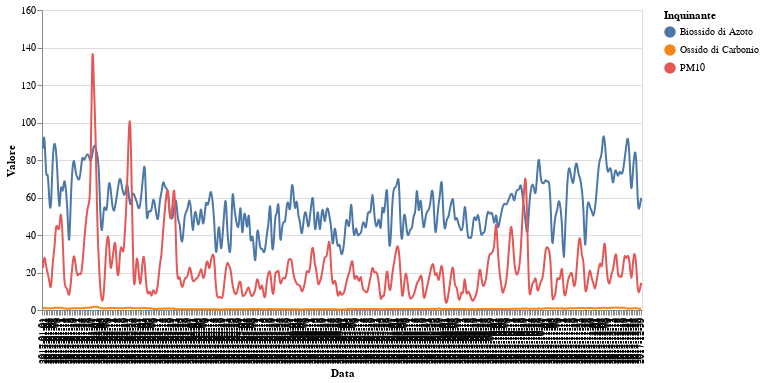

This figure's notebook cell:
### Code cell
#each pollutant in an year of a station

from calendar import month
from re import X
import pandas as pd
import numpy as np
from matplotlib import pyplot as plt
import seaborn as sns
import altair as alt

#-------input------------
Stazione = "A22 (Avio)"
Anno = "2017"


#------------Calcolo--------------------
DataInizioAnno = Anno + "-01-01"
DataFineAnno = Anno + "-12-31"

dfFull = pd.read_csv('APPA data merged 1.csv', encoding='windows-1252')
dfStazione = dfFull[dfFull.Stazione == Stazione]
dfStazione = dfStazione[DataInizioAnno <= dfFull.Data]
dfStazione = dfStazione[dfFull.Data <= DataFineAnno]

dfStazione = dfStazione[dfStazione.Valore != "n.d."]
dfStazione["Valore"] = dfStazione["Valore"].astype(float)
dfStazione["Data"] = dfStazione["Data"].str.slice(stop=10)

dfStazioneDaily = dfStazione.groupby(["Data", "Inquinante"]).mean()

dfStazioneDaily = dfStazioneDaily.reset_index()


#-----------output----------------------------------
chart = alt.Chart(dfStazioneDaily).mark_line().encode(
    x='Data',
    y='Valore',
    color='Inquinante',
    bin=alt.Bin(maxbins=20)
    )


nearest = alt.selection(type='single', nearest=True, on='mouseover',
                        fields=['Data'], empty='none')

line = alt.Chart(dfStazioneDaily).mark_line(interpolate='basis').encode(
    x='Data',
    y='Valore',
    color='Inquinante',
    
)

selectors = alt.Chart(dfStazioneDaily).mark_point().encode(
    x='Data',
    opacity=alt.value(0)
).add_selection(
    nearest
)

points = line.mark_point().encode(
    opacity=alt.condition(nearest, alt.value(1), alt.value(0))
)

text = line.mark_text(align='left', dx=5, dy=-5).encode(
    text=alt.condition(nearest, 'Valore', alt.value(' '))
)

rules = alt.Chart(dfStazioneDaily).mark_rule(color='gray').encode(
    x='Data'
).transform_filter(
    nearest
)

alt.layer(
    line, selectors, points, rules, text
).properties(
    width=600, height=300

)

### Figure 1 — Vega-Lite specification as saved in the notebook (floating-point values rounded to 4 significant figures; data arrays with more than 128 entries replaced by an {"elided": "..."} marker saying what was removed)
{"config": {"view": {"continuousWidth": 400, "continuousHeight": 300}}, "layer": [{"mark": {"type": "line", "interpolate": "basis"}, "encoding": {"color": {"field": "Inquinante", "type": "nominal"}, "x": {"field": "Data", "type": "nominal"}, "y": {"field": "Valore", "type": "quantitative"}}}, {"mark": "point", "encoding": {"opacity": {"value": 0}, "x": {"field": "Data", "type": "nominal"}}, "selection": {"selector001": {"type": "single", "nearest": true, "on": "mouseover", "fields": ["Data"], "empty": "none"}}}, {"mark": "point", "encoding": {"color": {"field": "Inquinante", "type": "nominal"}, "opacity": {"condition": {"value": 1, "selection": "selector001"}, "value": 0}, "x": {"field": "Data", "type": "nominal"}, "y": {"field": "Valore", "type": "quantitative"}}}, {"mark": {"type": "rule", "color": "gray"}, "encoding": {"x": {"field": "Data", "type": "nominal"}}, "transform": [{"filter": {"selection": "selector001"}}]}, {"mark": {"type": "text", "align": "left", "dx": 5, "dy": -5}, "encoding": {"color": {"field": "Inquinante", "type": "nominal"}, "text": {"condition": {"field": "Valore", "type": "quantitative", "selection": "selector001"}, "value": " "}, "x": {"field": "Data", "type": "nominal"}, "y": {"field": "Valore", "type": "quantitative"}}}], "data": {"name": "data-109c464a5b3e4d304f4864027d6e943b"}, "height": 300, "width": 600, "$schema": "https://vega.github.io/schema/vega-lite/v4.17.0.json", "datasets": {"data-109c464a5b3e4d304f4864027d6e943b": {"elided": "1083 records"}}}
